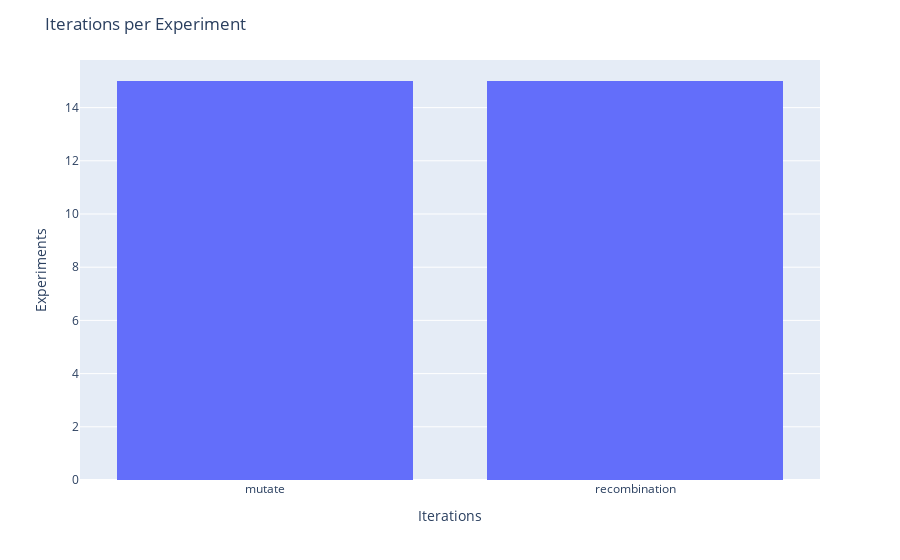

Here is the notebook cell this chart was saved with:
### Code cell
solution_found_on_per_experiment(results[1])

### Figure 1 — Plotly figure (JSON) as saved in the notebook; plotly's stock layout.template omitted (floating-point values rounded to 4 significant figures)
{"data": [{"alignmentgroup": "True", "bingroup": "x", "hovertemplate": "x=%{x}<br>count=%{y}<extra></extra>", "legendgroup": "", "marker": {"color": "#636efa", "pattern": {"shape": ""}}, "name": "", "nbinsx": 20, "offsetgroup": "", "orientation": "v", "showlegend": false, "type": "histogram", "x": ["mutate", "mutate", "recombination", "mutate", "mutate", "recombination", "mutate", "recombination", "mutate", "recombination", "recombination", "mutate", "recombination", "recombination", "mutate", "recombination", "recombination", "recombination", "mutate", "mutate", "recombination", "mutate", "mutate", "mutate", "mutate", "mutate", "recombination", "recombination", "recombination", "recombination"], "xaxis": "x", "yaxis": "y"}], "layout": {"barmode": "relative", "legend": {"tracegroupgap": 0}, "margin": {"t": 60}, "title": {"text": "Iterations per Experiment"}, "xaxis": {"anchor": "y", "domain": [0, 1], "title": {"text": "Iterations"}}, "yaxis": {"anchor": "x", "domain": [0, 1], "title": {"text": "Experiments"}}}}
